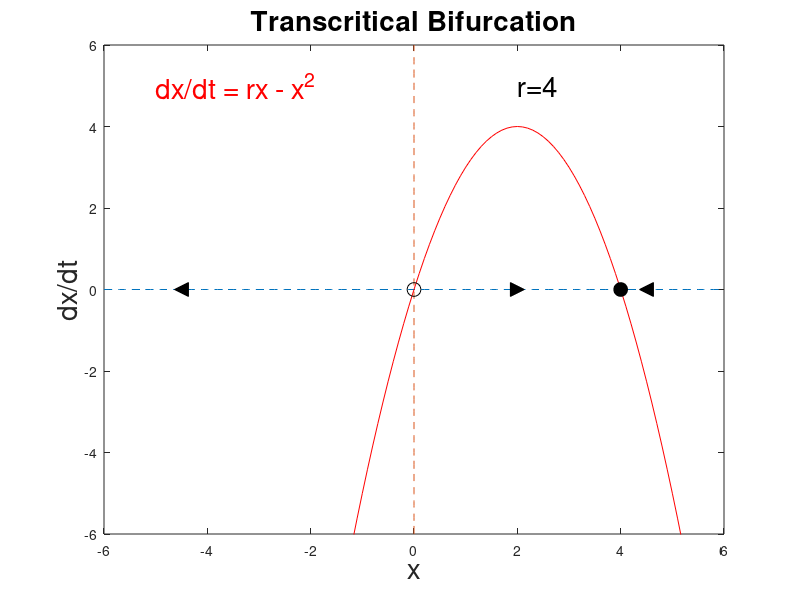

Here is the MATLAB script that generated this plot: (Note: this script raises an error after producing the figure.)
%% Animation for a Transcritical Bifurcation (same structure as Saddle-node, limited annotations for this program)

     xmin = -6;
     xmax = 6;
     x = xmin:0.1:xmax
     ax = (0.0).*x;

     rmin = -4
     rmax = 4
     imax = 21

     ymin = -6 ;
     ymax = 6;
     ky = ymin:0.1:ymax
     ay = (0.0).*ky

for i = 1:imax
%calculate r value
     r = rmin + (i-1)*(rmax-rmin)/(imax-1)
%create title string
     strr = num2str(r);
     strt = ['r=' strr]; 

%calculate dxdt
     y = r.*x - x.^2

%plot x-axis
     plot(x,ax,'--');
     axis([xmin xmax ymin ymax])
     hold on
%plot y-axis
     plot(ay,ky,'--')

%plot f(x)
     plot(x,y,'r');

%plot fixed points
if (r < 0) 
     plot(r,0,'o','MarkerSize',10,'MarkerEdgeColor','k');
     plot(0,0,'o','MarkerSize',10,'MarkerEdgeColor','k','MarkerFaceColor','k');
end
if(r == 0.0) 
     plot((-r).^(0.5),0,'*','MarkerSize',10,'MarkerEdgeColor','k');
end
if (r > 0) 
     plot(r,0,'o','MarkerSize',10,'MarkerEdgeColor','k','MarkerFaceColor','k');
     plot(0,0,'o','MarkerSize',10,'MarkerEdgeColor','k');
end

%plot flow direction
if(r < 0)
     plot(-4.5,0,'<','MarkerSize',10,'MarkerEdgeColor','k','MarkerFaceColor','k');
     plot(0.5.*r,0,'>','MarkerSize',10,'MarkerEdgeColor','k','MarkerFaceColor','k');
plot(4.5,0,'<','MarkerSize',10,'MarkerEdgeColor','k','MarkerFaceColor','k');
end

if(r == 0) 
     plot(-4.5,0,'<','MarkerSize',10,'MarkerEdgeColor','k','MarkerFaceColor','k');     
plot(4.5,0,'<','MarkerSize',10,'MarkerEdgeColor','k','MarkerFaceColor','k');
end

if(r > 0) 
     plot(-4.5,0,'<','MarkerSize',10,'MarkerEdgeColor','k','MarkerFaceColor','k');     plot(0.5.*r,0,'>','MarkerSize',10,'MarkerEdgeColor','k','MarkerFaceColor','k');
plot(4.5,0,'<','MarkerSize',10,'MarkerEdgeColor','k','MarkerFaceColor','k');
end

%plot labels
     xlabel('x','FontSize',20)
     ylabel('dx/dt','FontSize',20)
     text(-5,5,'dx/dt = rx - x^2','Color','r','FontSize',20)
     text(2,5,strt,'FontSize',20)
     title('Transcritical Bifurcation','FontSize',20)

%getframe
     h = gcf;
     M(i) = getframe(h,[5 5 480 380]);
     hold off
end

%play and save movie
     movie(M);
     movie2avi(M,'Transcritical','fps',1);
